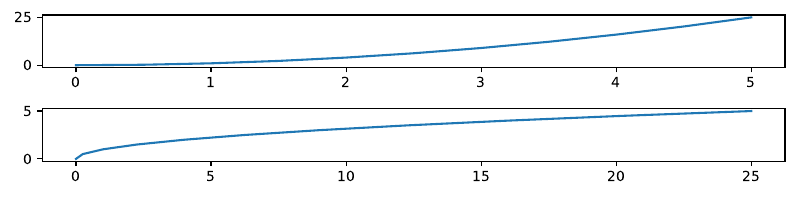

Here is the Python script that generated this plot:
"""import pandas as pd 
import matplotlib.pyplot as plt


df=pd.DataFrame({
    'day':[1,2,3,4,5,6,7,8],
    'temp':[47,67,73,75,20,30,40,47]
})
df.set_index('day', inplace=True)

v=[1,2,3,4,5,6,7,8]
h=[47,67,73,75,20,30,40,47]
print(len(v))
print(len(h))
plt.plot(v,h, color='red',linestyle='dashed', markersize=6)
plt.xlabel('day')
plt.ylabel('Temperature')
plt.title('Tempreture accross Asia')
plt.show()

days = range(1,8) 

import matplotlib.pyplot as plt
import numpy as np

x= np.linspace(0,5,11)
y=x**2
plt.subplot(1,2,1)
plt.plot(x,y,'y')

plt.subplot(1,2,2)
plt.plot(y,x,'g')
plt.show()
import matplotlib.pyplot as plt
import numpy as np

x= np.linspace(0,5,11)
y=x**2

fig= plt.figure()
 
axes1=fig.add_axes([0.1,0.1,0.8,0.8])
axes2=fig.add_axes([0.2,0.5,0.4,0.3])
axes1.plot(y,x)
axes1.set_title('large')
axes2.plot(x,y)
axes2.set_title('small')

fig,ax=plt.subplots(nrows=1,ncols=2)
ax[1].plot(y,y)

plt.show()"""
import matplotlib.pyplot as plt
import numpy as np
x= np.linspace(0,5,11)
y=x**2
fig,ax=plt.subplots(nrows=2,ncols=1,figsize=(8,2))

ax[0].plot(x,y)
ax[1].plot(y,x)
plt.tight_layout()
fig.savefig("new.pdf")

